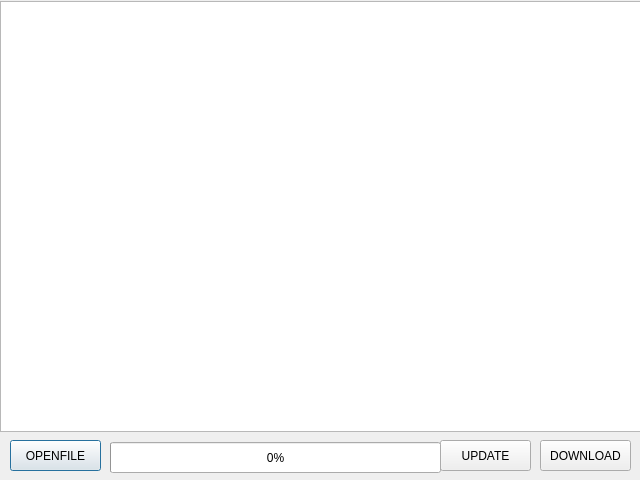
<?xml version="1.0" encoding="UTF-8"?>
<ui version="4.0">
 <class>formDialog</class>
 <widget class="QDialog" name="formDialog">
  <property name="geometry">
   <rect>
    <x>0</x>
    <y>0</y>
    <width>640</width>
    <height>480</height>
   </rect>
  </property>
  <property name="windowTitle">
   <string>Dialog</string>
  </property>
  <widget class="QTableView" name="tableView">
   <property name="geometry">
    <rect>
     <x>0</x>
     <y>1</y>
     <width>641</width>
     <height>431</height>
    </rect>
   </property>
  </widget>
  <widget class="QPushButton" name="openfile">
   <property name="geometry">
    <rect>
     <x>10</x>
     <y>440</y>
     <width>91</width>
     <height>31</height>
    </rect>
   </property>
   <property name="text">
    <string>OPENFILE</string>
   </property>
  </widget>
  <widget class="QPushButton" name="update">
   <property name="geometry">
    <rect>
     <x>440</x>
     <y>440</y>
     <width>91</width>
     <height>31</height>
    </rect>
   </property>
   <property name="text">
    <string>UPDATE</string>
   </property>
  </widget>
  <widget class="QPushButton" name="download">
   <property name="geometry">
    <rect>
     <x>540</x>
     <y>440</y>
     <width>91</width>
     <height>31</height>
    </rect>
   </property>
   <property name="text">
    <string>DOWNLOAD</string>
   </property>
  </widget>
  <widget class="QProgressBar" name="progressBar">
   <property name="geometry">
    <rect>
     <x>110</x>
     <y>442</y>
     <width>331</width>
     <height>31</height>
    </rect>
   </property>
   <property name="value">
    <number>0</number>
   </property>
  </widget>
 </widget>
 <resources/>
 <connections/>
</ui>
